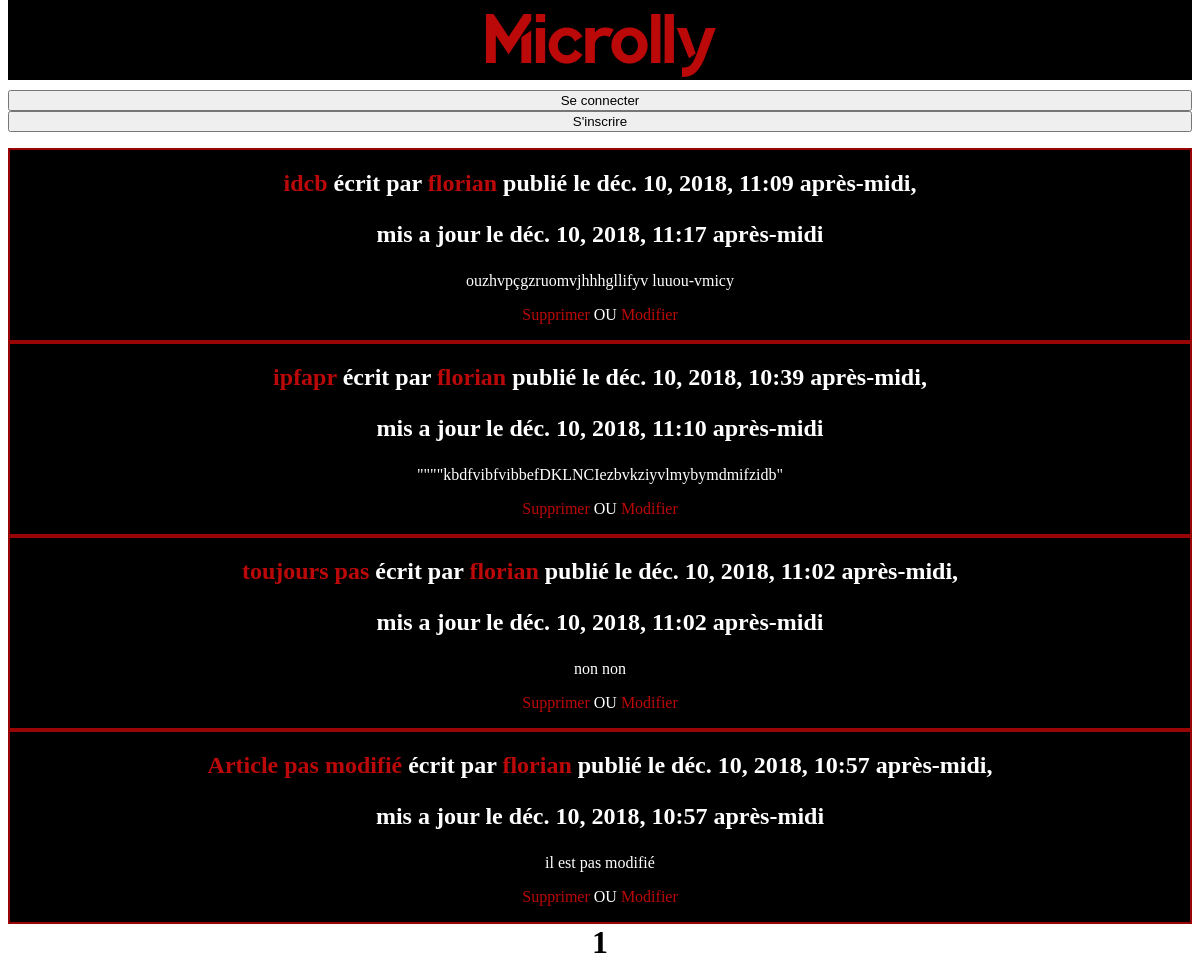
The app's page /, older data.
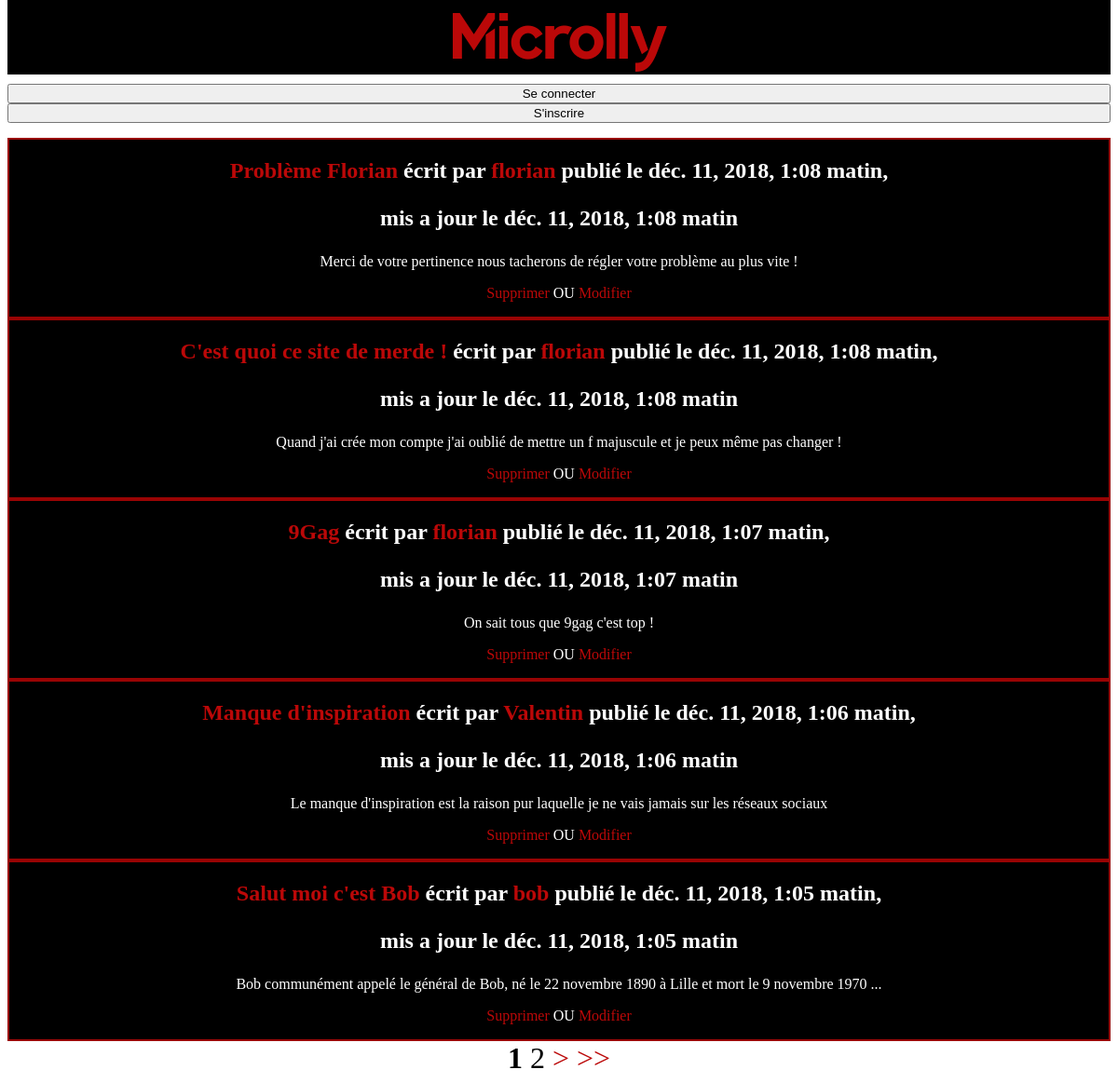
The same page, newer data.
### blog/models.py (models this page shows, shortened)
class Article(models.Model):
    id = models.AutoField(primary_key=True)
    title = models.CharField(max_length=100)
    body = models.TextField()
    creation_date = models.DateTimeField(auto_now_add=True)
    update_date = models.DateTimeField(auto_now_add=True)
    author = models.ForeignKey(User, default=None, on_delete=models.CASCADE)
    def snippet(self):
        if len(self.body) < 100:
            return self.body
        else:
            return self.body[:100] + '...'

### blog/views.py (the view)
# urls.py: path('', views.article_liste, name='index'),
def article_liste(request):
        article = Article.objects.all().order_by('-update_date')
        paginator = Paginator(article,5)
        page = request.GET.get('page')
        article = paginator.get_page(page)
        return render(request,'index.html',{'article':article})

### blog/templates/index.html (shortened to what this page needs)
{% extends '_base.html'%}
{% block body %}
    <div class = "articles">
        {% if article %}
            {% for article in article %}
                <div id = "article">
                    <h2>
                        <a id = "arttitle" href = "{% url 'article:detail' article.id%}">{{article.title}}</a>
                        écrit par
                        <a id = "artauthor" href = "{% url 'article:article_user' username=article.author%}">{{article.author}}</a>
                        publié le {{article.creation_date}},
                        {% if article.update_date != None %}
                            <p>mis a jour le {{article.update_date}}</p>
                        {% endif %}
                    </h2>
                    <p>{{article.snippet}}</p>
                    <p>
                        <a href="{% url 'article:delete' id=article.id %}">Supprimer</a>
                        OU
                        <a href="{% url 'article:modifie' id=article.id %}">Modifier</a>
                    </p>
                </div>
            {% endfor %}
        {% endif %}
    </div>
    <div id="pagination">
        {% for num in article.paginator.page_range %}
            {% if article.number == num %}
                <strong>{{num}}</strong>
            {% elif num > article.number|add:'-5' and num < article.number|add:'5' %}
                {{num}}
            {% endif %}
        {% endfor %}
        {% if article.has_next %}
            <a href="?page={{article.next_page_number}}"> > </a>
            <a href="?page={{article.paginator.num_pages}}"> >> </a>
        {% endif %}
    </div>
{% endblock %}

### blog/templates/_base.html (shortened to what this page needs)
{% load static from staticfiles %}
<!DOCTYPE html>
<html>
    <head>
        <link rel="stylesheet" href="{% static 'style.css'%}">
    </head>
    <body>
        <header>
                <div class="title"><a href="{% url 'article:index'%}"> Microlly </a></div>
                <div class="row">
                    {% if user.is_authenticated %}
                        <form action="{% url 'account:logout'%}" method="post">
                            {% csrf_token %}
                            <input id="btnlogout" class="btn" type="submit" value="Se déconnecter"></button>
                        </form>
                        <form action="{% url 'article:create' %}" method="post">
                            {% csrf_token %}
                            <input id="btncreate" class="btn" type="submit" value="Créer un article"></button>
                        </form>
                    {% else %}
                        <form action="{% url 'account:login' %}" method="post">
                            <input class="btn" type="submit" value="Se connecter"></button>
                        </form>
                        <form action="{% url 'account:signup' %}" method="post">
                            <input class="btn" type="submit" value="S'inscrire"></button>
                        </form>
                    {% endif %}
                </div>
        </header>
        {% block body %}{% endblock %}
    </body>
</html>

### assets/style.css (style rules this page uses)
.title { font-family: Quantify; font-size: 70px; margin-left: auto; margin-right: auto; text-align: center; background: rgb(0, 0, 0); margin-top: -10px; margin-bottom: 10px; }
#article { border: 2px double rgb(153, 4, 4); text-align: center; right: 40% ; left: 40%; background-color: rgb(0, 0, 0); }
body { background-color: white; }
p,h1, h2 { color: white; font-family: serif; }
a { text-decoration: none; }
a:link, a:visited { color: rgb(187, 8, 8); }
.btn { width: 100%; }
#pagination { font-size: 200%; text-align: center; }

Row changes from the older to the newer data that the page shows:
removed Article: title "idcb", author "florian", creation_date "déc. 10, 2018, 11:09 après-midi", update_date "déc. 10, 2018, 11:17 après-midi", snippet "ouzhvpçgzruomvjhhhgllifyv luuou-vmicy"
removed Article: title "ipfapr", author "florian", creation_date "déc. 10, 2018, 10:39 après-midi", update_date "déc. 10, 2018, 11:10 après-midi", snippet "\"\"\"\"kbdfvibfvibbefDKLNCIezbvkziyvlmybymdmifzidb\""
removed Article: title "toujours pas", author "florian", creation_date "déc. 10, 2018, 11:02 après-midi", update_date "déc. 10, 2018, 11:02 après-midi", snippet "non non"
removed Article: title "Article pas modifié", author "florian", creation_date "déc. 10, 2018, 10:57 après-midi", update_date "déc. 10, 2018, 10:57 après-midi", snippet "il est pas modifié"
added Article: title "Problème Florian", author "florian", creation_date "déc. 11, 2018, 1:08 matin", update_date "déc. 11, 2018, 1:08 matin", snippet "Merci de votre pertinence nous tacherons de régler votre problème au plus vite !"
added Article: title "C'est quoi ce site de merde !", author "florian", creation_date "déc. 11, 2018, 1:08 matin", update_date "déc. 11, 2018, 1:08 matin", snippet "Quand j'ai crée mon compte j'ai oublié de mettre un f majuscule et je peux même pas changer !"
added Article: title "9Gag", author "florian", creation_date "déc. 11, 2018, 1:07 matin", update_date "déc. 11, 2018, 1:07 matin", snippet "On sait tous que 9gag c'est top !"
added Article: title "Manque d'inspiration", author "Valentin", creation_date "déc. 11, 2018, 1:06 matin", update_date "déc. 11, 2018, 1:06 matin", snippet "Le manque d'inspiration est la raison pur laquelle je ne vais jamais sur les réseaux sociaux"
added Article: title "Salut moi c'est Bob", author "bob", creation_date "déc. 11, 2018, 1:05 matin", update_date "déc. 11, 2018, 1:05 matin", snippet "Bob communément appelé le général de Bob, né le 22 novembre 1890 à Lille et mort le 9 novembre 1970 ..."
Text that changed along with them:
new list line: "2"
